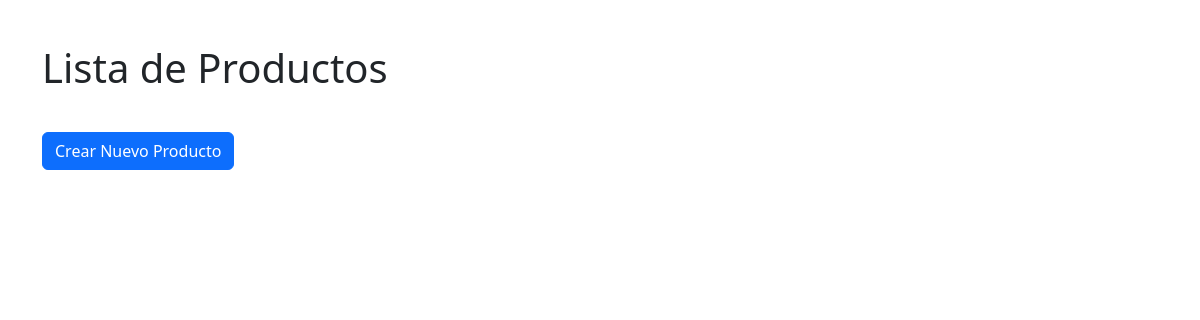
The page /gestion/productos/ on the database as committed earlier.
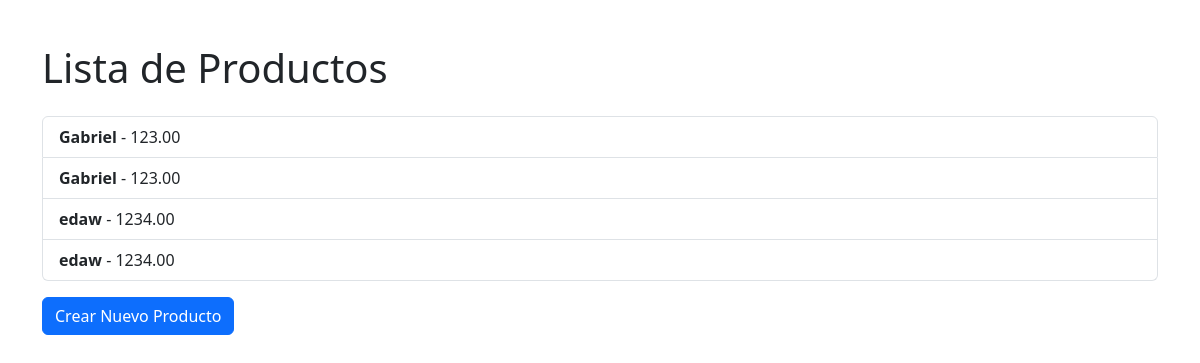
The same page on the database as committed later.
### gestion/models.py (models this page shows, shortened)
class Producto(models.Model):
    nombre = models.CharField(max_length=100)
    descripcion = models.TextField()
    precio = models.DecimalField(max_digits=10, decimal_places=2)
    categoria = models.CharField(max_length=50)

### gestion/views.py (the view)
# urls.py: path('productos/', views.lista_productos, name='lista_productos'),
def lista_productos(request):
    productos = Producto.objects.all()
    return render(request, 'gestion/lista_productos.html', {'productos': productos})

### gestion/templates/gestion/lista_productos.html (shortened to what this page needs)
{% extends "gestion/base.html" %}
{% block content %}
<div class="container">
    <h1 class="my-4">Lista de Productos</h1>
    <ul class="list-group">
        {% for producto in productos %}
        <li class="list-group-item">
            <strong>{{ producto.nombre }}</strong> - {{ producto.precio }}
        </li>
        {% endfor %}
    </ul>
    <a href="{% url 'crear_producto' %}" class="btn btn-primary mt-3">Crear Nuevo Producto</a>
</div>
{% endblock %}

Rows that differ between the two databases and show on the page:
added Producto: nombre "Gabriel", precio "123.00"
added Producto: nombre "Gabriel", precio "123.00"
added Producto: nombre "edaw", precio "1234.00"
added Producto: nombre "edaw", precio "1234.00"
